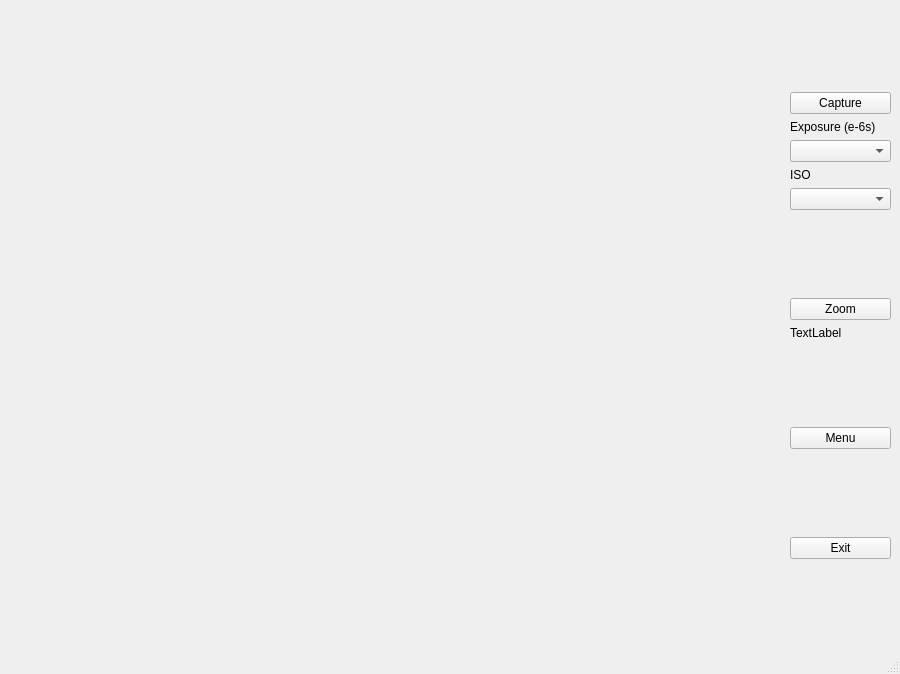
<?xml version="1.0" encoding="UTF-8"?>
<ui version="4.0">
 <class>Viewfinder</class>
 <widget class="QMainWindow" name="Viewfinder">
  <property name="geometry">
   <rect>
    <x>0</x>
    <y>0</y>
    <width>900</width>
    <height>674</height>
   </rect>
  </property>
  <property name="maximumSize">
   <size>
    <width>900</width>
    <height>674</height>
   </size>
  </property>
  <property name="windowTitle">
   <string>MainWindow</string>
  </property>
  <widget class="QWidget" name="centralwidget">
   <widget class="QWidget" name="gridLayoutWidget">
    <property name="geometry">
     <rect>
      <x>-1</x>
      <y>-1</y>
      <width>891</width>
      <height>651</height>
     </rect>
    </property>
    <layout class="QGridLayout" name="Preview"/>
   </widget>
   <widget class="QWidget" name="Button_row" native="true">
    <property name="geometry">
     <rect>
      <x>790</x>
      <y>10</y>
      <width>101</width>
      <height>631</height>
     </rect>
    </property>
    <property name="sizePolicy">
     <sizepolicy hsizetype="Maximum" vsizetype="Maximum">
      <horstretch>0</horstretch>
      <verstretch>0</verstretch>
     </sizepolicy>
    </property>
    <layout class="QGridLayout" name="gridLayout">
     <item row="12" column="0">
      <widget class="QPushButton" name="Exit">
       <property name="text">
        <string>Exit</string>
       </property>
      </widget>
     </item>
     <item row="6" column="0">
      <spacer name="verticalSpacer_2">
       <property name="orientation">
        <enum>Qt::Vertical</enum>
       </property>
       <property name="sizeHint" stdset="0">
        <size>
         <width>20</width>
         <height>40</height>
        </size>
       </property>
      </spacer>
     </item>
     <item row="9" column="0">
      <spacer name="verticalSpacer">
       <property name="orientation">
        <enum>Qt::Vertical</enum>
       </property>
       <property name="sizeHint" stdset="0">
        <size>
         <width>20</width>
         <height>40</height>
        </size>
       </property>
      </spacer>
     </item>
     <item row="5" column="0">
      <widget class="QComboBox" name="ISO_choice"/>
     </item>
     <item row="8" column="0">
      <widget class="QLabel" name="ZoomLabel">
       <property name="text">
        <string>TextLabel</string>
       </property>
      </widget>
     </item>
     <item row="7" column="0">
      <widget class="QPushButton" name="Zoom_button">
       <property name="text">
        <string>Zoom</string>
       </property>
      </widget>
     </item>
     <item row="1" column="0">
      <widget class="QPushButton" name="Capture_button">
       <property name="text">
        <string>Capture</string>
       </property>
      </widget>
     </item>
     <item row="10" column="0">
      <widget class="QPushButton" name="Menu_Button">
       <property name="text">
        <string>Menu</string>
       </property>
      </widget>
     </item>
     <item row="11" column="0">
      <spacer name="verticalSpacer_3">
       <property name="orientation">
        <enum>Qt::Vertical</enum>
       </property>
       <property name="sizeHint" stdset="0">
        <size>
         <width>20</width>
         <height>40</height>
        </size>
       </property>
      </spacer>
     </item>
     <item row="3" column="0">
      <widget class="QComboBox" name="exposure_choice"/>
     </item>
     <item row="4" column="0">
      <widget class="QLabel" name="ISO_label">
       <property name="text">
        <string>ISO</string>
       </property>
      </widget>
     </item>
     <item row="13" column="0">
      <spacer name="verticalSpacer_4">
       <property name="orientation">
        <enum>Qt::Vertical</enum>
       </property>
       <property name="sizeHint" stdset="0">
        <size>
         <width>20</width>
         <height>40</height>
        </size>
       </property>
      </spacer>
     </item>
     <item row="2" column="0">
      <widget class="QLabel" name="exposure_label">
       <property name="text">
        <string>Exposure (e-6s)</string>
       </property>
      </widget>
     </item>
     <item row="0" column="0">
      <spacer name="verticalSpacer_5">
       <property name="orientation">
        <enum>Qt::Vertical</enum>
       </property>
       <property name="sizeHint" stdset="0">
        <size>
         <width>20</width>
         <height>40</height>
        </size>
       </property>
      </spacer>
     </item>
    </layout>
   </widget>
   <zorder>gridLayoutWidget</zorder>
   <zorder>Button_row</zorder>
  </widget>
  <widget class="QStatusBar" name="statusbar"/>
 </widget>
 <resources/>
 <connections/>
</ui>
